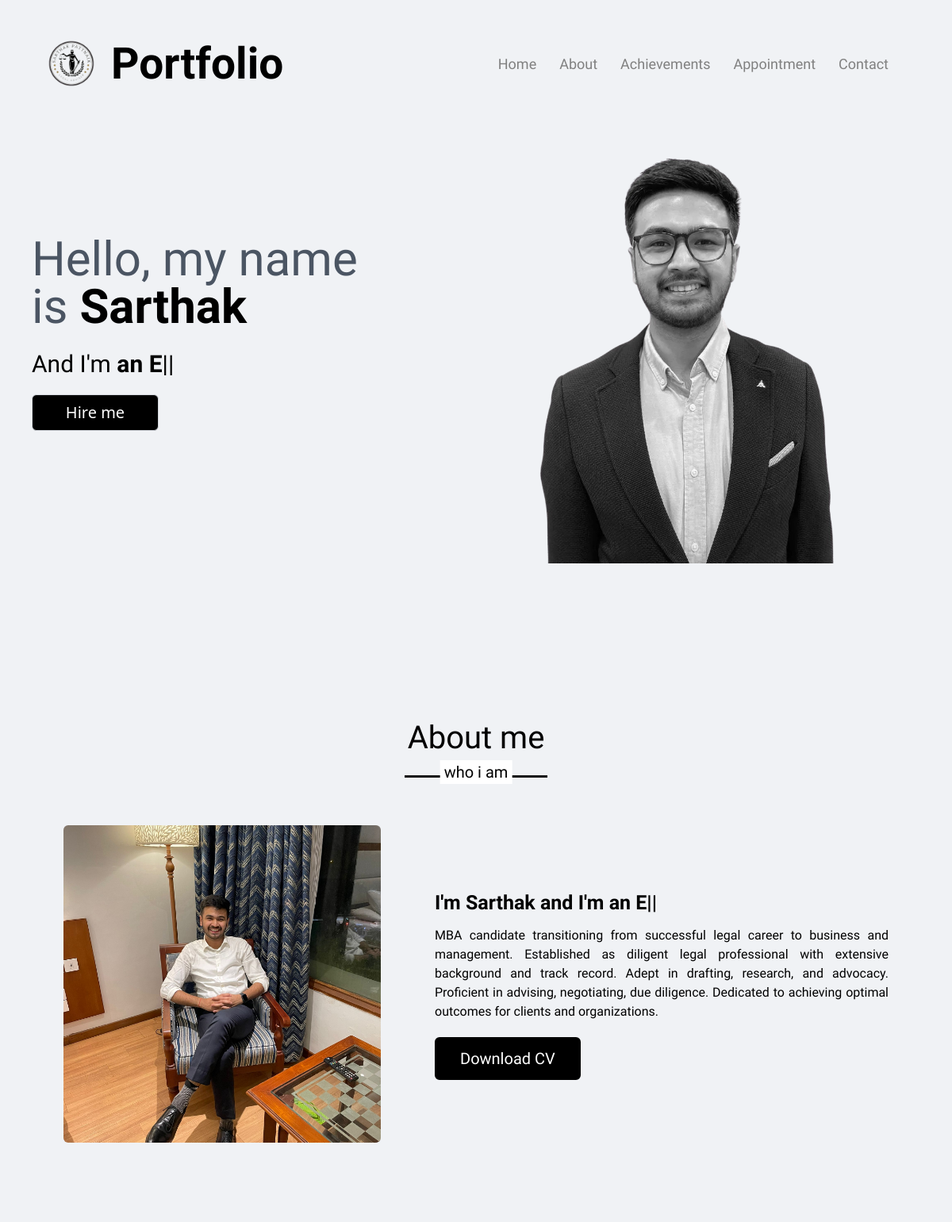
The page / on the database its author committed.
### myapp/models.py (models this page shows)
class PersonalDetails(models.Model):
    name = models.CharField(max_length = 50)
    address = models.CharField(max_length = 100)
    email = models.CharField(max_length = 70)
    profile = models.ImageField(upload_to="uploads/")
    about = models.CharField(max_length = 500, default = "MBA candidate transitioning from successful legal career to business and management. Established as diligent legal professional with extensive background and track record. Adept in drafting, research, and advocacy. Proficient in advising, negotiating, due diligence. Dedicated to achieving optimal outcomes for clients and organizations.")

### myapp/views.py (the view)
# urls.py: path("",views.home,name="home"),
def home(request):
    pdt = PersonalDetails.objects.all()
    print(pdt[0].profile.url,"is the url")
    data = {
        "personalDetails":pdt[0]
    }
    return render(request,"index.html",data)

### templates/index.html (shortened to what this page needs)
{% extends "base.html" %} {% load static %} {% block body %}
<section class="md:home flex flex-row-reverse md:flex-row flex-col-reverse justify-center items-center bg-white" id="home">
  <div class="pl-10 mt-10 text-4xl text-1" style="height:auto;">
    <h1 class="text-gray-600 fnt md:text-6xl text-4xl" style="font-family:Quattrocento">Hello, my name is <span class="text-black font-bold">{{personalDetails.name}}</span></h1>
    <div class="md:text-3xl text-2xl mt-6" style="font-family:Quattrocento">And I'm <span class="typing font-bold"></span></div>
      <button class="mt-5 border p-2 border-gray-300 bg-black text-white text-xl rounded-md w-40 fnt">Hire me</button>
  </div>
  <img src={% static '/Assets/client_img/profile_img-removebg.png' %} alt=""class="home-img" style="width:auto;height:600px" />
</section>
<section class="about bg-white" id="about">
  <div class="max-width">
    <h2 class="title">About me</h2>
    <div class="about-content">
      <div class="column left">
        <img src={% static '/Assets/client_img/Sathak_whatsapp.jpeg' %} alt="" />
      </div>
      <div class="column right">
        <div class="text">
          I'm {{personalDetails.name}} and I'm <span class="typing-2"></span>
        </div>
        <p>{{personalDetails.about}}</p>
        <a href={% static '/Assets/resume.pdf' %} download>Download CV</a>
      </div>
    </div>
  </div>
</section>
{% endblock body %}

### static/Styles/style.css (style rules this page uses)
* { margin: 0; padding: 0; box-sizing: border-box; text-decoration: none; }
html { scroll-behavior: smooth; }
section { padding: 100px 0; background: hsl(216, 19%, 95%) !important; }
.max-width { max-width: 1300px; padding: 0 80px; margin: auto; }
.about, .services, .skills, .education, .experience, .teams, .contact, .nyaayAI, footer { font-family: "Quattrocento", serif; }
.about .about-content, .services .serv-content, .education .education-content, .experience .experience-content, .nyaayAI .nyaayAI-content, .skills .skills-content, .contact .contact-content { display: flex; flex-wrap: wrap; align-items: center; justify-content: space-between; }
section .title { position: relative; text-align: center; font-size: 40px; font-weight: 500; margin-bottom: 60px; padding-bottom: 20px; font-family: "Quattrocento", serif; }
section .title::before { content: ""; position: absolute; bottom: 0px; left: 50%; width: 180px; height: 3px; background: #111; transform: translateX(-50%); }
section .title::after { position: absolute; bottom: -8px; left: 50%; font-size: 20px; color: black; padding: 0 5px; background: #fff; transform: translateX(-50%); }
.home-img { width: auto; height: 600px; margin-right: 10%; transform: translateY(10px); display: flex; justify-content: end; margin-left: 10%; }
.about .title::after { content: "who i am"; }
.about .about-content .left { width: 45%; }
.about .about-content .left img { height: 400px; width: 400px; object-fit: cover; border-radius: 6px; }
.about .about-content .right { width: 55%; }
.about .about-content .right .text { font-size: 25px; font-weight: 600; margin-bottom: 10px; }
.about .about-content .right .text span { color: black; }
.about .about-content .right p { text-align: justify; }
.about .about-content .right a { display: inline-block; background: black; color: #fff; font-size: 20px; font-weight: 500; padding: 10px 30px; margin-top: 20px; border-radius: 6px; border: 2px solid black; transition: all 0.3s ease; }

### rows shown on the page
PersonalDetails: name "Sarthak", about "MBA candidate transitioning from successful legal career to business and management. Established as diligent legal professional with extensive background and track record. Adept in drafting, research, and advocacy. Proficient in advising, negotiating, due diligence. Dedicated to achieving optimal outcomes for clients and organizations."
